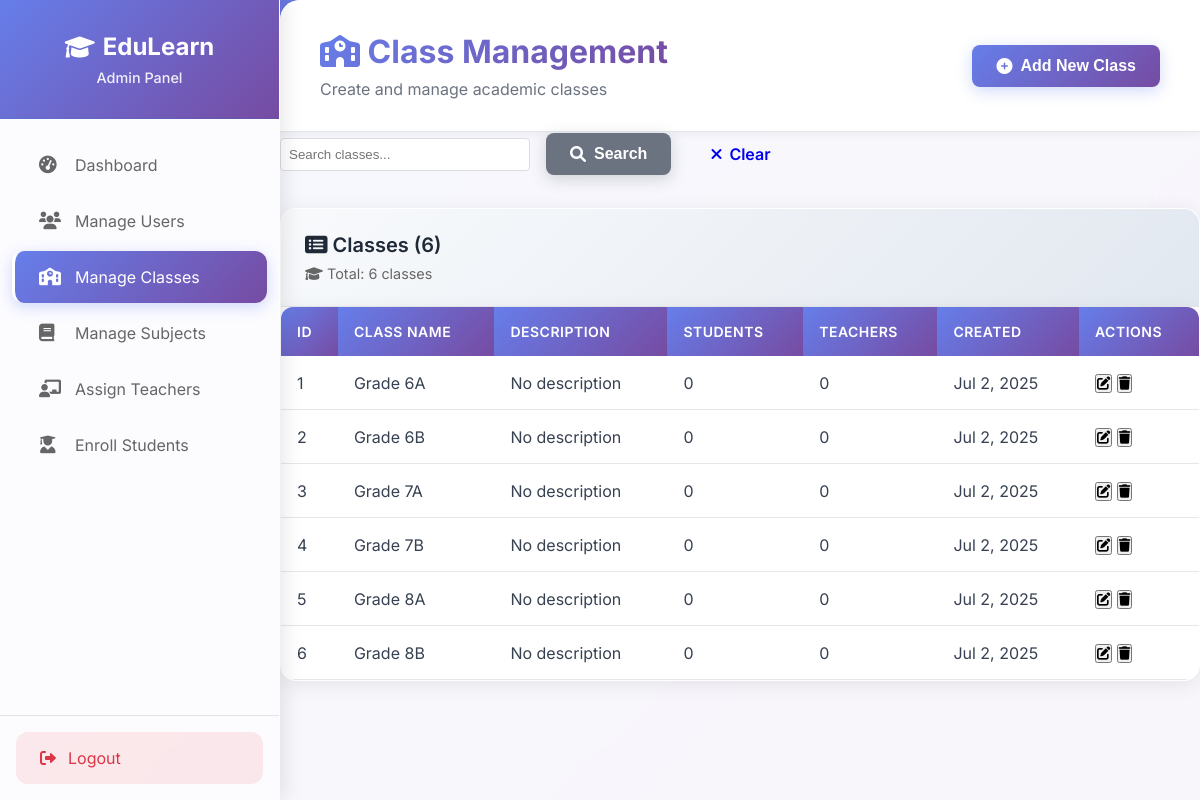
Before: /admin/manage_class.php (signed in) with the older database file.
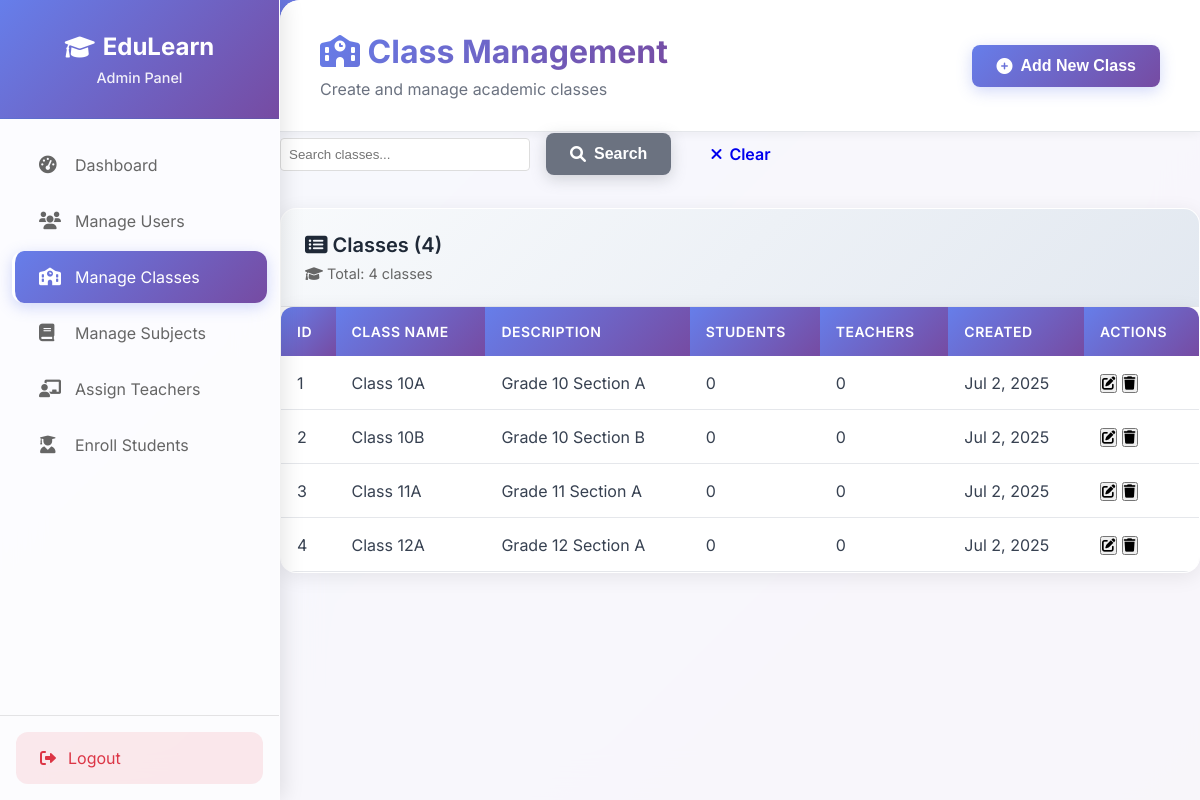
After: the same page with the newer database file.
### tables this page shows
CREATE TABLE classes (
    id INT AUTO_INCREMENT PRIMARY KEY,
    name VARCHAR(255) NOT NULL,
    description TEXT,
    grade_level VARCHAR(50),
    academic_year VARCHAR(20),
    is_active BOOLEAN DEFAULT TRUE,
    created_at TIMESTAMP DEFAULT CURRENT_TIMESTAMP,
    updated_at TIMESTAMP DEFAULT CURRENT_TIMESTAMP ON UPDATE CURRENT_TIMESTAMP,
    INDEX idx_name (name),
    INDEX idx_grade (grade_level),
    INDEX idx_active (is_active)
);

### admin/manage_class.php (the view, shortened to what this page needs)
<?php
require_once '../config/db.php';
$search = $_GET['search'] ?? '';
$query = "SELECT c.*,
          (SELECT COUNT(*) FROM student_class sc WHERE sc.class_id = c.id) as student_count,
          (SELECT COUNT(*) FROM teacher_subject_class tsc WHERE tsc.class_id = c.id) as teacher_count
          FROM classes c WHERE 1=1";
$query .= " ORDER BY c.name ASC";
$stmt = $conn->prepare($query);
$stmt->execute();
$classes = $stmt->get_result()->fetch_all(MYSQLI_ASSOC);
?>
<!DOCTYPE html>
<html lang="en">
<head>
    <link rel="stylesheet" href="https://cdnjs.cloudflare.com/ajax/libs/font-awesome/6.0.0/css/all.min.css">
    <link rel="stylesheet" href="../assets/css/teacher.css">
    <link rel="stylesheet" href="../assets/css/responsive-modal.css">
</head>
<body>
    <div class="dashboard-container">
        <aside class="sidebar">
            <div class="sidebar-header">
                <h2><i class="fas fa-graduation-cap"></i> EduLearn</h2>
                <p>Admin Panel</p>
            </div>
            <nav class="sidebar-nav">
                <a href="dashboard.php" class="nav-item">
                    <i class="fas fa-tachometer-alt"></i>
                    <span>Dashboard</span>
                </a>
                <a href="manage_user.php" class="nav-item">
                    <i class="fas fa-users"></i>
                    <span>Manage Users</span>
                </a>
                <a href="manage_class.php" class="nav-item active">
                    <i class="fas fa-school"></i>
                    <span>Manage Classes</span>
                </a>
                <a href="manage_subject.php" class="nav-item">
                    <i class="fas fa-book"></i>
                    <span>Manage Subjects</span>
                </a>
                <a href="assign_teacher.php" class="nav-item">
                    <i class="fas fa-chalkboard-teacher"></i>
                    <span>Assign Teachers</span>
                </a>
                <a href="enroll_student.php" class="nav-item">
                    <i class="fas fa-user-graduate"></i>
                    <span>Enroll Students</span>
                </a>
            </nav>
            <div class="sidebar-footer">
                <a href="../logout.php" class="logout-btn">
                    <i class="fas fa-sign-out-alt"></i>
                    <span>Logout</span>
                </a>
            </div>
        </aside>
        <main class="main-content">
            <header class="content-header">
                <div class="header-left">
                    <h1><i class="fas fa-school"></i> Class Management</h1>
                    <p>Create and manage academic classes</p>
                </div>
                <div class="header-right">
                    <button class="btn btn-primary" onclick="openCreateModal()">
                        <i class="fas fa-plus-circle"></i> Add New Class
                    </button>
                </div>
            </header>
            <div class="filters-section" style="margin-bottom: 2rem;">
                <form method="GET" class="filters-form" style="display: flex; gap: 1rem; align-items: center;">
                    <div class="filter-group">
                        <input type="text" name="search" placeholder="Search classes..."
                            value="<?php echo htmlspecialchars($search); ?>"
                            style="padding: 0.5rem; border: 1px solid #ddd; border-radius: 4px; width: 250px;">
                    </div>
                    <button type="submit" class="btn btn-secondary">
                        <i class="fas fa-search"></i> Search
                    </button>
                    <a href="manage_class.php" class="btn btn-outline">
                        <i class="fas fa-times"></i> Clear
                    </a>
                </form>
            </div>
            <div class="content-card">
                <div class="card-header">
                    <h3><i class="fas fa-list-alt"></i> Classes (<?php echo count($classes); ?>)</h3>
                    <div style="display: flex; gap: 1rem; align-items: center;">
                        <span style="font-size: 0.9rem; color: #666;">
                            <i class="fas fa-graduation-cap"></i> Total: <?php echo count($classes); ?> classes
                        </span>
                    </div>
                </div>
                <div class="card-content">
                    <?php if (empty($classes)): ?>
                        <p style="text-align: center; color: #666; padding: 2rem;">
                            No classes found matching your criteria.
                        </p>
                    <?php else: ?>
                        <div class="table-responsive">
                            <table class="data-table">
                                <thead>
                                    <tr>
                                        <th>ID</th>
                                        <th>Class Name</th>
                                        <th>Description</th>
                                        <th>Students</th>
                                        <th>Teachers</th>
                                        <th>Created</th>
                                        <th>Actions</th>
                                    </tr>
                                </thead>
                                <tbody>
                                    <?php foreach ($classes as $class): ?>
                                        <tr>
                                            <td><?php echo $class['id']; ?></td>
                                            <td><?php echo htmlspecialchars($class['name']); ?></td>
                                            <td><?php echo htmlspecialchars($class['description'] ?: 'No description'); ?></td>
                                            <td><?php echo $class['student_count']; ?></td>
                                            <td><?php echo $class['teacher_count']; ?></td>
                                            <td><?php echo date('M j, Y', strtotime($class['created_at'])); ?></td>
                                            <td>
                                                <div class="action-buttons">
                                                    <button class="btn-icon btn-edit"
                                                        onclick="editClass(<?php echo $class['id']; ?>)" title="Edit">
                                                        <i class="fas fa-edit"></i>
                                                    </button>
                                                    <button class="btn-icon btn-delete"
                                                        onclick="deleteClass(<?php echo $class['id']; ?>)" title="Delete">
                                                        <i class="fas fa-trash"></i>
                                                    </button>
                                                </div>
                                            </td>
                                        </tr>
                                    <?php endforeach; ?>
                                </tbody>
                            </table>
                        </div>
                    <?php endif; ?>
                </div>
            </div>
        </main>
    </div>
</body>
</html>

### assets/css/teacher.css (style rules this page uses)
* { margin: 0; padding: 0; box-sizing: border-box; }
body { font-family: 'Inter', sans-serif; background: linear-gradient(135deg, #667eea 0%, #764ba2 100%); min-height: 100vh; color: #333; overflow-x: hidden; }
.dashboard-container { display: flex; min-height: 100vh; }
.sidebar { width: 280px; background: rgba(255, 255, 255, 0.98); backdrop-filter: blur(20px); border-right: 1px solid rgba(255, 255, 255, 0.2); display: flex; flex-direction: column; position: fixed; height: 100vh; overflow-y: auto; box-shadow: 4px 0 20px rgba(0, 0, 0, 0.1); z-index: 1000; }
.sidebar-header { padding: 2rem 1.5rem; border-bottom: 1px solid rgba(0, 0, 0, 0.1); background: linear-gradient(135deg, #667eea 0%, #764ba2 100%); color: white; text-align: center; }
.sidebar-header h2 { color: white; font-size: 1.5rem; font-weight: 700; margin-bottom: 0.5rem; display: flex; align-items: center; justify-content: center; gap: 0.5rem; }
.sidebar-header p { color: rgba(255, 255, 255, 0.9); font-size: 0.9rem; font-weight: 500; }
.sidebar-nav { flex: 1; padding: 1rem 0; }
.nav-item { display: flex; align-items: center; padding: 1rem 1.5rem; color: #666; text-decoration: none; transition: all 0.3s ease; border-left: 3px solid transparent; margin: 0.25rem 0.75rem; border-radius: 12px; position: relative; overflow: hidden; }
.nav-item::before { content: ''; position: absolute; top: 0; left: -100%; width: 100%; height: 100%; background: linear-gradient(90deg, transparent, rgba(102, 126, 234, 0.1), transparent); transition: left 0.5s; }
.nav-item.active { background: linear-gradient(135deg, #667eea 0%, #764ba2 100%); color: white; border-left-color: #fff; box-shadow: 0 4px 15px rgba(102, 126, 234, 0.3); }
.nav-item i { width: 20px; margin-right: 1rem; font-size: 1.1rem; }
.sidebar-footer { padding: 1rem; border-top: 1px solid rgba(0, 0, 0, 0.1); }
.logout-btn { display: flex; align-items: center; padding: 1rem 1.5rem; color: #dc3545; text-decoration: none; border-radius: 12px; transition: all 0.3s ease; background: rgba(220, 53, 69, 0.1); }
.logout-btn i { margin-right: 0.75rem; }
.main-content { flex: 1; margin-left: 280px; background: rgba(255, 255, 255, 0.95); backdrop-filter: blur(20px); min-height: 100vh; border-radius: 20px 0 0 0; overflow: hidden; }
.content-header { background: white; padding: 2rem 2.5rem; border-bottom: 1px solid #e5e7eb; display: flex; justify-content: space-between; align-items: center; box-shadow: 0 2px 10px rgba(0, 0, 0, 0.05); }
.header-left h1 { font-size: 2rem; font-weight: 700; color: #1f2937; margin-bottom: 0.5rem; background: linear-gradient(135deg, #667eea 0%, #764ba2 100%); -webkit-background-clip: text; -webkit-text-fill-color: transparent; background-clip: text; }
.header-left p { color: #6b7280; font-size: 1rem; }
.btn { display: inline-flex; align-items: center; gap: 0.5rem; padding: 0.75rem 1.5rem; border: none; border-radius: 8px; font-weight: 600; text-decoration: none; transition: all 0.3s ease; cursor: pointer; font-size: 0.875rem; position: relative; overflow: hidden; }
.btn::before { content: ''; position: absolute; top: 0; left: -100%; width: 100%; height: 100%; background: linear-gradient(90deg, transparent, rgba(255, 255, 255, 0.2), transparent); transition: left 0.5s; }
.btn-primary { background: linear-gradient(135deg, #667eea 0%, #764ba2 100%); color: white; box-shadow: 0 4px 15px rgba(102, 126, 234, 0.3); }
.btn-secondary { background: linear-gradient(135deg, #6c757d 0%, #495057 100%); color: white; box-shadow: 0 4px 15px rgba(108, 117, 125, 0.3); }
.card, .content-card { background: white; border-radius: 16px; box-shadow: 0 4px 20px rgba(0, 0, 0, 0.08); overflow: hidden; transition: all 0.3s ease; border: 1px solid rgba(255, 255, 255, 0.2); }
.card-header { padding: 1.5rem; background: linear-gradient(135deg, #f8fafc 0%, #e2e8f0 100%); border-bottom: 1px solid #e5e7eb; }
.card-header h3 { font-size: 1.25rem; font-weight: 600; color: #1f2937; margin-bottom: 0.5rem; }
.data-table { width: 100%; border-collapse: collapse; background: white; border-radius: 12px; overflow: hidden; box-shadow: 0 4px 20px rgba(0, 0, 0, 0.08); }
.data-table th { background: linear-gradient(135deg, #667eea 0%, #764ba2 100%); color: white; padding: 1rem; text-align: left; font-weight: 600; font-size: 0.875rem; text-transform: uppercase; letter-spacing: 0.5px; }
.data-table td { padding: 1rem; border-bottom: 1px solid #e5e7eb; color: #374151; }

Changed rows visible on the page:
removed classes: id "5", name "Grade 8A", description "No description", student_count "0", teacher_count "0", created_at "Jul 2, 2025"
removed classes: id "6", name "Grade 8B", description "No description", student_count "0", teacher_count "0", created_at "Jul 2, 2025"
changed classes id 1: name "Grade 6A" → "Class 10A"; description "No description" → "Grade 10 Section A"
changed classes id 2: name "Grade 6B" → "Class 10B"; description "No description" → "Grade 10 Section B"
changed classes id 3: name "Grade 7A" → "Class 11A"; description "No description" → "Grade 11 Section A"
changed classes id 4: name "Grade 7B" → "Class 12A"; description "No description" → "Grade 12 Section A"
Other visible differences:
count($classes): "6" → "4"
